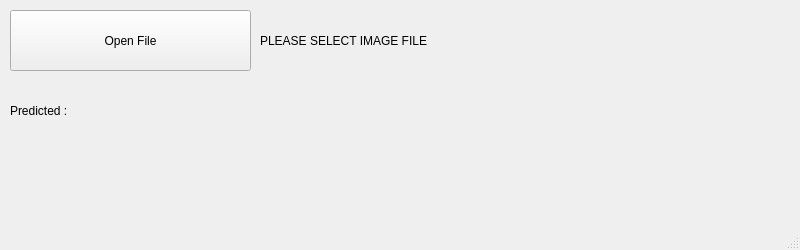
<?xml version="1.0" encoding="UTF-8"?>
<ui version="4.0">
 <class>MainWindow</class>
 <widget class="QMainWindow" name="MainWindow">
  <property name="geometry">
   <rect>
    <x>0</x>
    <y>0</y>
    <width>800</width>
    <height>250</height>
   </rect>
  </property>
  <property name="windowTitle">
   <string>Lung Cancer Detector</string>
  </property>
  <widget class="QWidget" name="centralwidget">
   <widget class="QPushButton" name="pushButton">
    <property name="geometry">
     <rect>
      <x>10</x>
      <y>10</y>
      <width>241</width>
      <height>61</height>
     </rect>
    </property>
    <property name="text">
     <string>Open File</string>
    </property>
   </widget>
   <widget class="QLabel" name="label">
    <property name="geometry">
     <rect>
      <x>260</x>
      <y>10</y>
      <width>531</width>
      <height>61</height>
     </rect>
    </property>
    <property name="text">
     <string>PLEASE SELECT IMAGE FILE</string>
    </property>
   </widget>
   <widget class="QLabel" name="label_2">
    <property name="geometry">
     <rect>
      <x>10</x>
      <y>80</y>
      <width>251</width>
      <height>61</height>
     </rect>
    </property>
    <property name="text">
     <string>Predicted : </string>
    </property>
   </widget>
  </widget>
  <widget class="QMenuBar" name="menubar">
   <property name="geometry">
    <rect>
     <x>0</x>
     <y>0</y>
     <width>800</width>
     <height>21</height>
    </rect>
   </property>
  </widget>
  <widget class="QStatusBar" name="statusbar"/>
 </widget>
 <resources/>
 <connections/>
</ui>
